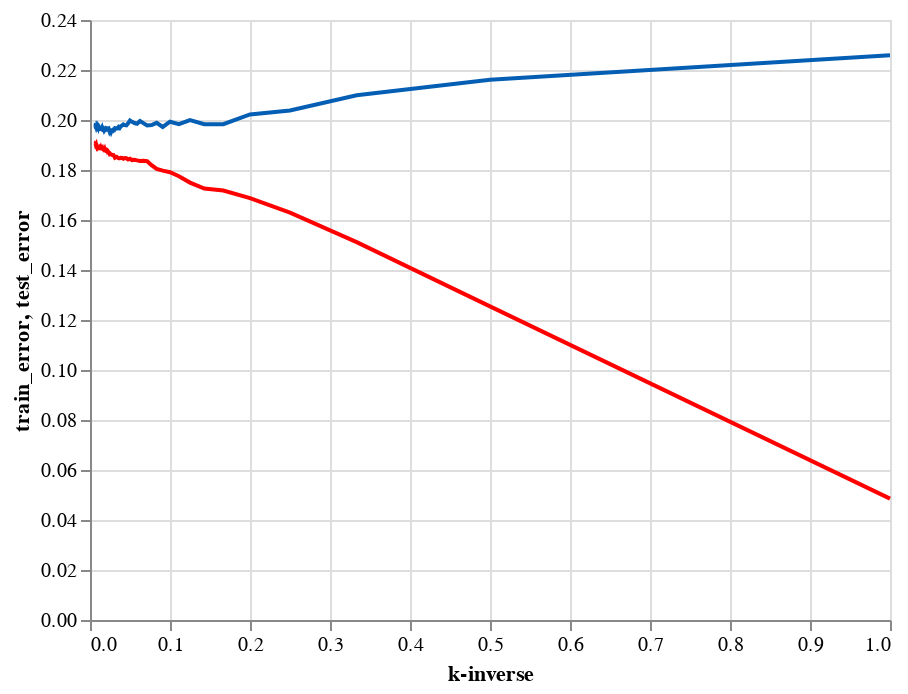

Here is the notebook cell this chart was saved with:
### Code cell
# plot for mean squared error for tops
ctrain+ctest

### Figure 1 — Vega-Lite specification as saved in the notebook (floating-point values rounded to 4 significant figures; data arrays with more than 128 entries replaced by an {"elided": "..."} marker saying what was removed)
{"config": {"view": {"continuousWidth": 400, "continuousHeight": 300}}, "layer": [{"mark": {"type": "line", "color": "#FF0000"}, "encoding": {"x": {"field": "kinv", "type": "quantitative"}, "y": {"field": "train_error", "type": "quantitative"}}}, {"mark": {"type": "line", "color": "#045FB4"}, "encoding": {"x": {"field": "kinv", "title": "k-inverse", "type": "quantitative"}, "y": {"field": "test_error", "type": "quantitative"}}}], "data": {"name": "data-9e316b2a811bb379a24e496aa344add0"}, "$schema": "https://vega.github.io/schema/vega-lite/v4.17.0.json", "datasets": {"data-9e316b2a811bb379a24e496aa344add0": {"elided": "149 records"}}}
